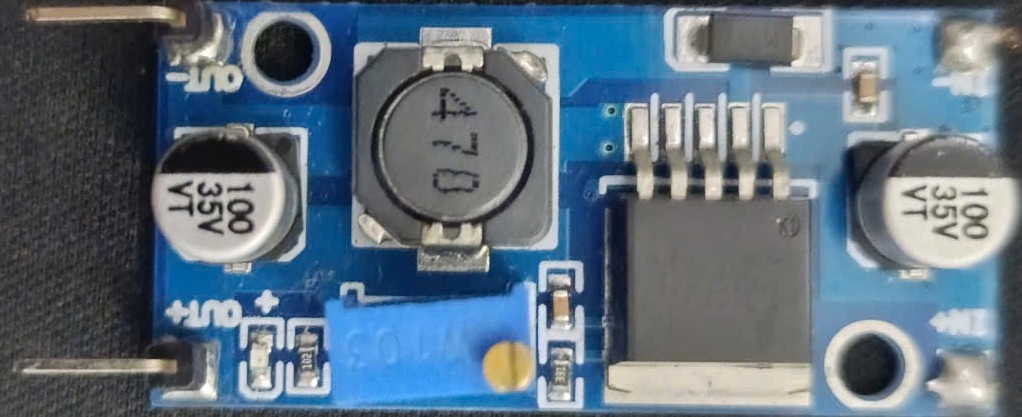
#> input picture 2.jpg, 1022 x 417 px
$ python -i camera_viewer_bg_sub.py   (imports and definitions only)
#> lines starting #> are read from the running program, lines starting #| are printed output that depends on the picture; after the words box and inside, x2 and y2 are one past the last pixel; in counts of white or black regions, pixels touching at a corner belong together
### Python/MvImport/MvCameraControl_class.py
# -- coding: utf-8 --

import sys
import os
import copy
import ctypes

from ctypes import *

from PixelType_header import *
from CameraParams_const import *
from CameraParams_header import *
from MvErrorDefine_const import *

# Python 3.8+ trên Windows yêu cầu thêm thư mục chứa DLL vào danh sách tìm kiếm (os.add_dll_directory)
is_64bit = (ctypes.sizeof(ctypes.c_void_p) == 8)
arch_folder = "Win64_x64" if is_64bit else "Win32_i86"

candidate_dirs = []

# 1. Biến môi trường GenICam / Gentl
gentl_env = os.environ.get("GENICAM_GENTL64_PATH" if is_64bit else "GENICAM_GENTL32_PATH")
if gentl_env and os.path.isdir(gentl_env):
    candidate_dirs.append(gentl_env)

# 2. Biến môi trường MVCAM_COMMON_RUNENV
mvcam_env = os.environ.get("MVCAM_COMMON_RUNENV")
if mvcam_env:
    parent_env = os.path.dirname(mvcam_env)
    candidate_dirs.append(os.path.join(parent_env, "Runtime", arch_folder))
    candidate_dirs.append(os.path.join(os.path.dirname(parent_env), "Common Files", "MVS", "Runtime", arch_folder))

# 3. Các đường dẫn cài đặt mặc định của Hikvision MVS
candidate_dirs.extend([
    rf"C:\Program Files (x86)\Common Files\MVS\Runtime\{arch_folder}",
    rf"C:\Program Files\Common Files\MVS\Runtime\{arch_folder}",
    rf"C:\Program Files (x86)\MVS\Runtime\{arch_folder}",
    rf"C:\Program Files\MVS\Runtime\{arch_folder}",
])

full_dll_path = None
for c_dir in candidate_dirs:
    if os.path.isdir(c_dir):
        if hasattr(os, "add_dll_directory"):
            try:
                os.add_dll_directory(c_dir)
            except Exception:
                pass
        target_dll = os.path.join(c_dir, "MvCameraControl.dll")
        if os.path.isfile(target_dll) and full_dll_path is None:
            full_dll_path = target_dll
#> further down, picture is the input picture: shape (417, 1022, 3); mean B, G, R 127.1, 113.1, 95.6

dllname = full_dll_path if full_dll_path else "MvCameraControl.dll"
if "winmode" in ctypes.WinDLL.__init__.__code__.co_varnames:
    MvCamCtrldll = WinDLL(dllname, winmode=0)
else:
    MvCamCtrldll = WinDLL(dllname)


# 用于回调函数传入相机实例
class _MV_PY_OBJECT_(Structure):
    pass


_MV_PY_OBJECT_._fields_ = [
    ('PyObject', py_object),
]
MV_PY_OBJECT = _MV_PY_OBJECT_


class MvCamera():

    def __init__(self):
        self._handle = c_void_p()  # 记录当前连接设备的句柄
        self.handle = pointer(self._handle)  # 创建句柄指针

    '''
    Part1 ch: 相机的控制和取流接口 | en: Camera control and streaming
    '''

    # ch:初始化SDK | en: Initialize SDK
    # [306 lines left out: functions MV_CC_Initialize, MV_CC_Finalize, MV_CC_GetSDKVersion, MV_CC_EnumerateTls, MV_CC_EnumDevices, MV_CC_EnumDevicesEx and 34 more, not called in this run]

    '''
    Part2 ch: 相机属性万能配置接口 | en: Camera attribute nodes universal interface
    '''
    # ch:获取Integer属性值 | en:Get Integer value
    # [198 lines left out: functions MV_CC_GetIntValueEx, MV_CC_SetIntValueEx, MV_CC_GetIntValue, MV_CC_SetIntValue, MV_CC_GetEnumValue, MV_CC_SetEnumValue and 22 more, not called in this run]

    ''' Part3 ch: 相机升级 | en: Camera upgrade '''

    # ch:设备本地升级 | en: Device Local Upgrade
    # [12 lines left out: functions MV_CC_LocalUpgrade, MV_CC_GetUpgradeProcess, not called in this run]

    ''' Part4  ch: 注册异常回调和事件接口 | en: Enrol abnormal callbacks and event interface '''

    # ch:注册异常消息回调 | en:Register Exception Message CallBack, call after open device
    # [23 lines left out: functions MV_CC_RegisterExceptionCallBack, MV_CC_RegisterAllEventCallBack, MV_CC_RegisterEventCallBackEx, not called in this run]

    '''Part5 ch: 仅GigE设备支持的接口 | en: Only support GigE interface '''

    # ch:设置枚举超时时间，仅支持GigE协议，范围 0-UINT_MAX | en：Set enumerate device timeout,only GigE support
    # 在调用MV_CC_EnumDevices等枚举接口前使用该接口，可设置枚举GIGE设备的网卡最大超时时间（默认100ms）,来加快枚举GIGE设备的速度
    # Before calling enum device interfaces,call MV_GIGE_SetEnumDevTimeout to set max timeout,
    # can reduce the maximum timeout to speed up the enumeration of GigE devices
    # [150 lines left out: functions MV_GIGE_SetEnumDevTimeout, MV_GIGE_ForceIpEx, MV_GIGE_SetIpConfig, MV_GIGE_SetNetTransMode, MV_GIGE_GetNetTransInfo, MV_GIGE_SetDiscoveryMode and 15 more, not called in this run]

    ''' Part6 ch: 仅CameraLink 设备支持的接口 | en: Only support camlink device interface'''

    # ch:获取串口信息列表| en: Get serial port information list
    # [40 lines left out: functions MV_CAML_GetSerialPortList, MV_CAML_SetEnumSerialPorts, MV_CAML_SetDeviceBaudrate, MV_CAML_GetDeviceBaudrate, MV_CAML_GetSupportBaudrates, MV_CAML_SetGenCPTimeOut, not called in this run]

    ''' Part7 ch: 仅U3V设备支持的接口 | en: Only support U3V device interface '''

    # ch:设置U3V的传输包大小 | en: Set transfer size of U3V device
    # [59 lines left out: functions MV_USB_SetTransferSize, MV_USB_GetTransferSize, MV_USB_SetTransferWays, MV_USB_GetTransferWays, MV_USB_RegisterStreamExceptionCallBack, MV_USB_SetEventNodeNum and 2 more, not called in this run]

    ''' Part8 ch: GenTL相关接口 | en: GenTL related interface '''

    # ch:通过GenTL枚举Interfaces | en:Enumerate Interfaces with GenTL
    # [27 lines left out: functions MV_CC_EnumInterfacesByGenTL, MV_CC_EnumDevicesByGenTL, MV_CC_UnloadGenTLLibrary, MV_CC_CreateHandleByGenTL, not called in this run]

    ''' Part9 ch: 图像保存、格式转换等相关接口 | en: Related image save and format convert interface '''

    # ch:保存图片，支持Bmp和Jpeg | en:Save image, support Bmp and Jpeg.
    # [185 lines left out: functions MV_CC_SaveImageEx2, MV_CC_SaveImageEx3, MV_CC_SaveImageToFile, MV_CC_SaveImageToFileEx, MV_CC_SavePointCloudData, MV_CC_RotateImage and 20 more, not called in this run]

### camera_viewer_bg_sub.py
"""
=============================================================================
   HIKVISION CAMERA VIEWER - BẢN NHẬN DIỆN & CẮT PCB BẰNG PHƯƠNG PHÁP TRỪ NỀN
                     (BACKGROUND SUBTRACTION INDUSTRIAL AOI)
=============================================================================
Thuật toán Trừ nền (Background Subtraction):
1. Chụp / Ghi nhớ ảnh nền băng tải rỗng (Reference Background):
   - Khi băng tải chưa có bo mạch, bấm phím [SPACE] hoặc [K] để chụp lưu nền chuẩn.
   - Hệ thống tự động lưu vào file 'conveyor_background.jpg' và 'bg_sub_config.json'.
   - Lần sau mở máy tự động tải lại nền cũ, không cần chụp lại!
2. Phép trừ nền triệt tiêu ngoại cảnh (Absolute Difference & Thresholding):
   - Hiệu số cv2.absdiff(Khung_hình_hiện_tại, Nền_băng_tải).
   - Nền băng tải (dù màu đen, xám hay có ray kim loại) bị triệt tiêu 100% về 0.
   - Bo mạch PCB (vật thể mới xuất hiện) nổi bật hoàn toàn thành màu trắng!
3. Bất biến góc xoay 360° & Nắn thẳng tự động (Deskewing):
   - Trích xuất bao lồi Convex Hull và hình chữ nhật xoay minAreaRect.
   - Bắt dính bo mạch ở bất kỳ góc xoay nào (0° đến 360°, xoay ngang, dọc, chéo).
   - Tự động nắn phẳng phiu bo mạch về chiều nằm ngang chuẩn mực.
4. Hỗ trợ 2 chế độ:
   - Chế độ 1: Trừ nền tĩnh chuẩn (Static Absdiff - Cực nhanh, chỉ 15-30ms, chuẩn công nghiệp).
   - Chế độ 2: Trừ nền động tự thích ứng (Dynamic MOG2 - Bấm phím [M] để đổi).
=============================================================================
"""

import sys
import os
import time
import json
import threading
import io
from pathlib import Path
from typing import Optional, Tuple, Dict, Any
from ctypes import cast, POINTER, c_ubyte, string_at, byref, sizeof, memset

# Đảm bảo in tiếng Việt không bị lỗi cp1252 trên Windows PowerShell / CMD
# [7 lines not run here, left out]

import cv2
import numpy as np

CURRENT_DIR = Path(__file__).resolve().parent
BG_CONFIG_FILE = CURRENT_DIR / "bg_sub_config.json"
BG_IMG_FILE = CURRENT_DIR / "conveyor_background.jpg"
CONVEYOR_CONFIG_FILE = CURRENT_DIR / "conveyor_config.json"
COLOR_CONFIG_FILE = CURRENT_DIR / "pcb_color_config.json"

# Danh sách bộ màu mẫu công nghiệp chuẩn (Presets)
COLOR_PRESETS = [
    {
        "id": 1,
        "name": "Băng tải Đen + PCB Xanh lá (Chuẩn FR4)",
        "conveyor": [25, 25, 25],
        "conveyor_name": "Băng tải Đen",
        "pcb": [45, 135, 50],
        "pcb_name": "PCB Xanh lá",
        "badge": "🏭 Đen + 🟩 Xanh lá"
    },
    {
        "id": 2,
        "name": "Băng tải Đen + PCB Xanh dương (Blue PCB)",
        "conveyor": [25, 25, 25],
        "conveyor_name": "Băng tải Đen",
        "pcb": [140, 70, 30],
        "pcb_name": "PCB Xanh dương",
        "badge": "🏭 Đen + 🟦 Xanh dương"
    },
    {
        "id": 3,
        "name": "Băng tải Đen + PCB Đỏ (Red PCB)",
        "conveyor": [25, 25, 25],
        "conveyor_name": "Băng tải Đen",
        "pcb": [35, 40, 150],
        "pcb_name": "PCB Đỏ",
        "badge": "🏭 Đen + 🟥 Đỏ"
    },
    {
        "id": 4,
        "name": "Băng tải Đen + PCB Vàng (Yellow PCB)",
        "conveyor": [25, 25, 25],
        "conveyor_name": "Băng tải Đen",
        "pcb": [30, 150, 160],
        "pcb_name": "PCB Vàng",
        "badge": "🏭 Đen + 🟨 Vàng"
    },
    {
        "id": 5,
        "name": "Băng tải Xám + PCB Xanh lá",
        "conveyor": [90, 90, 95],
        "conveyor_name": "Băng tải Xám",
        "pcb": [45, 135, 50],
        "pcb_name": "PCB Xanh lá",
        "badge": "⚙️ Xám + 🟩 Xanh lá"
    },
    {
        "id": 6,
        "name": "Băng tải Xám + PCB Đen (Black PCB)",
        "conveyor": [90, 90, 95],
        "conveyor_name": "Băng tải Xám",
        "pcb": [25, 25, 25],
        "pcb_name": "PCB Đen",
        "badge": "⚙️ Xám + ⬛ Đen"
    }
]

# Nạp SDK Hikvision
MV_IMPORT_PATH = CURRENT_DIR / "Python" / "MvImport"
if not MV_IMPORT_PATH.exists():
    MV_IMPORT_PATH = CURRENT_DIR.parent / "Python" / "MvImport"
sys.path.append(str(MV_IMPORT_PATH))

try:
    from MvCameraControl_class import *
    from PixelType_header import *
    HAS_HIK_SDK = True
except ImportError:
    HAS_HIK_SDK = False

import argparse
from camera_manager import (
    CameraSource,
    scan_all_camera_sources,
    show_camera_picker_dialog,
    terminal_camera_picker,
    load_camera_config,
    save_camera_config,
    parse_camera_source_arg,
    SuppressStderr,
    show_color_picker_dialog,
    bgr_to_hex,
    hex_to_bgr
)


# [17 lines left out: function load_conveyor_config, not called in this run]


class PCBBackgroundSubEngine:
    """Engine nhận diện và bóc tách bo mạch PCB bằng phương pháp trừ nền (Background Subtraction)"""

    def __init__(self):
        self.bg_img: Optional[np.ndarray] = None
        self.bg_gray: Optional[np.ndarray] = None
        self.bg_size: Tuple[int, int] = (0, 0)
        self.sub_mode = "static"  # "static" (trừ nền tĩnh absdiff) hoặc "dynamic" (MOG2)
        self.threshold_val = 30   # Ngưỡng phát hiện chênh lệch (15-60)
        self.min_area_ratio = 0.015
        self.max_area_ratio = 0.95

        # Cấu hình màu nền băng tải & màu bo mạch PCB
        self.color_mode_enabled = True
        self.conveyor_color = [25, 25, 25]  # BGR
        self.conveyor_name = "Băng tải Đen"
        self.pcb_color = [45, 135, 50]      # BGR
        self.pcb_name = "PCB Xanh lá"
        self.color_tolerance = 28
        self.use_otsu = False  # Chế độ tự động tìm ngưỡng Otsu cho camera mono

        # Bộ trừ nền động MOG2
        self.subtractor_mog2 = cv2.createBackgroundSubtractorMOG2(history=120, varThreshold=25, detectShadows=False)

        self.load_background()
        self.load_color_config()

    def load_color_config(self) -> bool:
        """Tải cấu hình màu nền băng tải và màu bo mạch PCB đã lưu"""
        if COLOR_CONFIG_FILE.exists():
            try:
                with open(COLOR_CONFIG_FILE, "r", encoding="utf-8") as f:
#> (reads pcb_color_config.json from the repository)
                    data = json.load(f)
                self.color_mode_enabled = bool(data.get("enabled", True))
                self.conveyor_color = list(data.get("conveyor_color", [25, 25, 25]))
                self.conveyor_name = str(data.get("conveyor_name", "Băng tải Đen"))
                self.pcb_color = list(data.get("pcb_color", [45, 135, 50]))
                self.pcb_name = str(data.get("pcb_name", "PCB Xanh lá"))
                self.color_tolerance = int(data.get("color_tolerance", 28))

                # Tự động tính ngưỡng tối ưu cho Camera Mono
                bg_gray = float(np.mean(self.conveyor_color))
                pcb_gray = float(np.mean(self.pcb_color))
                delta = abs(pcb_gray - bg_gray)
                if delta >= 4:
                    self.threshold_val = max(4, min(60, int(round(delta * 0.45))))
                    print(f"[Mono Engine] Nền={bg_gray:.0f}, PCB={pcb_gray:.0f} (Chênh lệch: {delta:.0f}) -> Tự động đặt ngưỡng = {self.threshold_val}")

                return True
            except Exception:
                pass
        return False

    # [59 lines left out: functions save_color_config, apply_color_preset, capture_background, not called in this run]

    def load_background(self) -> bool:
        """Tải lại ảnh nền băng tải đã lưu trước đó"""
        if not BG_IMG_FILE.exists():
            return False
        try:
            img = cv2.imread(str(BG_IMG_FILE))
            if img is not None and img.size > 0:
                self.bg_img = img
                if len(img.shape) == 3:
                    self.bg_gray = cv2.cvtColor(img, cv2.COLOR_BGR2GRAY)
                else:
                    self.bg_gray = img.copy()
                self.bg_size = (img.shape[1], img.shape[0])

                if BG_CONFIG_FILE.exists():
                    try:
                        with open(BG_CONFIG_FILE, "r", encoding="utf-8") as f:
                            cfg = json.load(f)
                        self.threshold_val = cfg.get("threshold", 30)
                        self.sub_mode = cfg.get("sub_mode", "static")
                    except Exception:
                        pass

                print(f"[NỀN BĂNG TẢI] Đã nạp ảnh nền sẵn có: {self.bg_size[0]}x{self.bg_size[1]} px")
                return True
        except Exception as e:
            print(f"[CẢNH BÁO] Lỗi khi nạp ảnh nền cũ: {e}")
        return False

    # [28 lines left out: functions reset_background, order_corners, not called in this run]

    def process(
        self,
        full_frame: np.ndarray,
        conveyor_roi: Optional[Tuple[int, int, int, int]] = None,
        return_mask: bool = False
    ) -> Tuple[Optional[np.ndarray], Dict[str, Any]]:
        """
        Nhận diện và cắt nắn thẳng bo mạch PCB bằng phương pháp trừ nền:
        - full_frame: Khung hình gốc từ camera (12MP)
        - conveyor_roi: Vùng giới hạn lòng băng tải (loại bỏ mép cơ khí bên ngoài)
        """
#> called with return_mask = False
        t_start = time.perf_counter()
        info: Dict[str, Any] = {
            "success": False,
            "status_msg": "Chưa có ảnh nền (Bấm [SPACE] khi băng tải rỗng để chụp nền)",
            "time_ms": 0.0,
            "corners": None,
            "angle": 0.0,
            "crop_size": None,
            "mode": self.sub_mode,
            "fg_mask": None
        }

        if full_frame is None or full_frame.size == 0:
            info["status_msg"] = "LỖI: Khung hình rỗng"
            return None, info

        fh, fw = full_frame.shape[:2]

        if conveyor_roi:
            cx1, cy1, cx2, cy2 = conveyor_roi
        else:
            cx1, cy1, cx2, cy2 = 0, 0, fw, fh

        cur_roi_img = full_frame[cy1:cy2, cx1:cx2]
        rh, rw = cur_roi_img.shape[:2]

        if rh < 50 or rw < 50:
            info["status_msg"] = "Vùng băng tải không hợp lệ"
            return None, info

        total_area = float(rh * rw)

        # Tối ưu tốc độ: Xử lý trừ nền trên ảnh thu nhỏ scale 0.5 (nhanh gấp 4 lần, chỉ ~40-60ms)
        scale = 0.5 if (rh > 1000 or rw > 1000) else 1.0
        if scale != 1.0:
            cur_small = cv2.resize(cur_roi_img, (0, 0), fx=scale, fy=scale, interpolation=cv2.INTER_LINEAR)
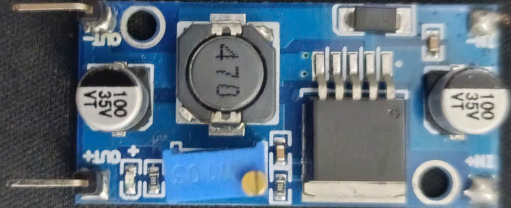
#> cur_small: shape (208, 511, 3); mean B, G, R 127.4, 113.3, 95.8
        else:
            cur_small = cur_roi_img

        sh, sw = cur_small.shape[:2]
        small_total_area = float(sh * sw)

        # Chế độ 0: Tự động phân ngưỡng Otsu Mono trên lòng băng tải (nếu bật use_otsu)
        if self.use_otsu:
            if len(cur_small.shape) == 3:
                cur_gray = cv2.cvtColor(cur_small, cv2.COLOR_BGR2GRAY)
            else:
                cur_gray = cur_small
            otsu_val, fg_mask = cv2.threshold(cur_gray, 0, 255, cv2.THRESH_BINARY + cv2.THRESH_OTSU)
            if np.mean(self.conveyor_color) > np.mean(self.pcb_color):
                fg_mask = cv2.bitwise_not(fg_mask)
            info["otsu_val"] = otsu_val

        # Chế độ 1: Trừ nền tĩnh (Static Reference Background) hoặc Trừ màu (Color Subtraction)
        elif self.sub_mode == "static":
            if self.bg_img is not None and self.bg_img.shape[:2] == full_frame.shape[:2]:
                # Đã có ảnh nền rỗng thực tế khớp độ phân giải
                bg_roi_img = self.bg_img[cy1:cy2, cx1:cx2]
                if scale != 1.0:
                    bg_small = cv2.resize(bg_roi_img, (sw, sh), interpolation=cv2.INTER_AREA)
                else:
                    bg_small = bg_roi_img

                # Phép trừ nền đa kênh tuyệt đối (Color Absdiff)
                diff_bgr = cv2.absdiff(cur_small, bg_small)
                diff_max = np.max(diff_bgr, axis=2)
                _, fg_mask = cv2.threshold(diff_max, self.threshold_val, 255, cv2.THRESH_BINARY)
            else:
                # CHƯA CÓ ẢNH NỀN RỖNG -> TỰ ĐỘNG DÙNG MÀU NỀN BĂNG TẢI & PCB ĐÃ CHỌN!
                bg_synthetic = np.full_like(cur_small, self.conveyor_color, dtype=np.uint8)
                diff_bgr = cv2.absdiff(cur_small, bg_synthetic)
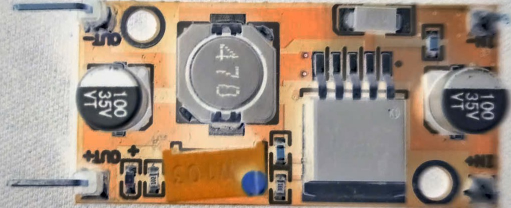
#> diff_bgr: shape (208, 511, 3); mean B, G, R 127.6, 141.7, 159.2
                diff_max = np.max(diff_bgr, axis=2)
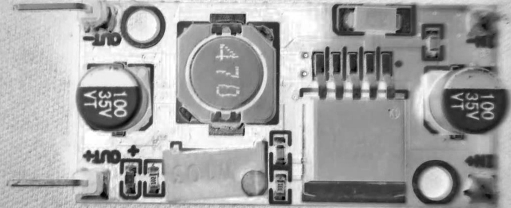
#> diff_max: shape (208, 511); min 3, max 255, mean 162.8
                _, fg_mask = cv2.threshold(diff_max, self.threshold_val, 255, cv2.THRESH_BINARY)
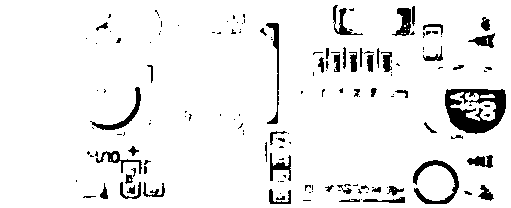
#> fg_mask: shape (208, 511); 93.1% white; 153 black regions (100 under 20 px), largest, box (x1, y1, x2, y2) and area: (445, 89, 506, 134) 1570, (413, 160, 459, 204) 573, (90, 87, 141, 130) 361

        else:
            # Chế độ 2: Trừ nền động MOG2
            if len(cur_small.shape) == 3:
                cur_gray = cv2.cvtColor(cur_small, cv2.COLOR_BGR2GRAY)
            else:
                cur_gray = cur_small
            fg_mask = self.subtractor_mog2.apply(cur_gray)
            _, fg_mask = cv2.threshold(fg_mask, 200, 255, cv2.THRESH_BINARY)

        # Xử lý hình thái học (Morphological Filtering)
        k_open = cv2.getStructuringElement(cv2.MORPH_RECT, (5, 5))
        opened = cv2.morphologyEx(fg_mask, cv2.MORPH_OPEN, k_open)
#> opened: shape (208, 511); 91.1% white; 69 black regions (37 under 20 px), largest, box (x1, y1, x2, y2) and area: (445, 89, 506, 134) 2028, (313, 47, 400, 76) 1135, (87, 146, 165, 199) 1087

        k_close_dim = max(7, int(round(min(sh, sw) * 0.018)))
#> (the rest of the program and of its run is left out)
